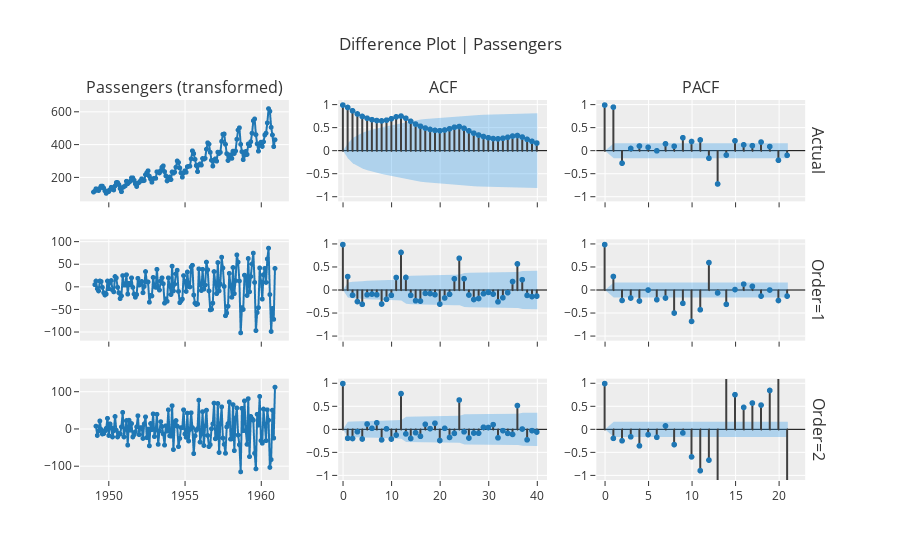

The notebook cell saved with this chart:
### Markdown cell above
## Selecting p and q:
Remember, to select p and q, we must first make the data astationary! That's why we will plot the difference model.

**Difference plotting using orders:**

find the data_kwargs here: https://github.com/pycaret/pycaret/blob/master/pycaret/time_series/forecasting/functional.py

### Code cell
exp.plot_model(plot="diff", data_kwargs={"order_list": [1,2], "acf": True, "pacf": True})
